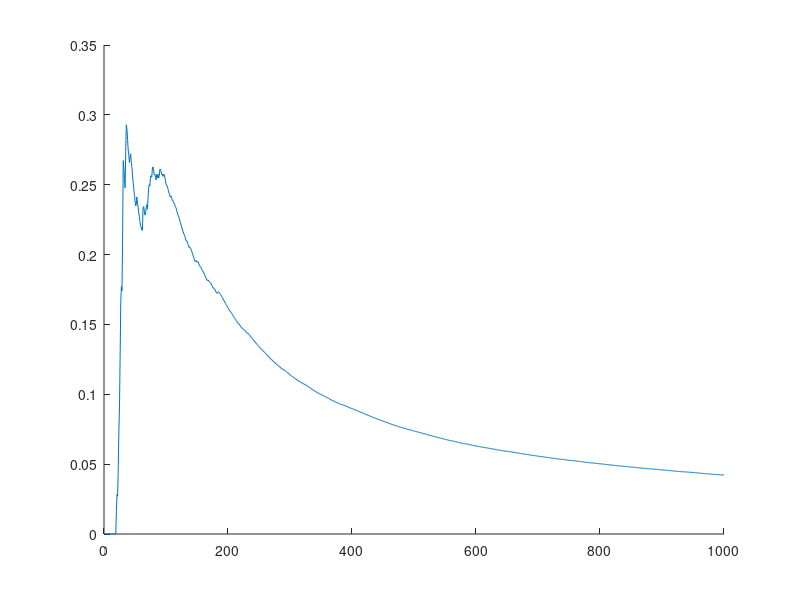

The MATLAB source for this figure: (Note: this script raises an error after producing the figure.)
%%copy and paster different sections as needed
snr = [-20:1:20];
##n = 7; k = 4;
%%section 1
##for p=1:length(snr)
##  msg = randi([0 1], 10000, 1);
##  msg_enc = encode(msg, n, k, 'cyclic/binary');
##  msg_tx = pskmod(msg_enc, 2);
##  msg_channel = awgn(msg_tx, snr(p));
##  msg_rx = pskdemod(msg_channel, 2);
##  msg_dec = decode(msg_rx, n, k, 'cyclic/binary');
##  [error, ratio_bit] = biterr(msg, msg_dec);
##  ber(p) = ratio_bit;
##end

%%section 2
##n=3; g1=5; g2=7;
##for p=1:length(snr)
##  t = poly2trellis(n, [g1 g2]);
##  msg = randi([0 1], 10000, 1);
##  msg_enc = convenc(msg, t);
##  msg_tx = pskmod(msg_enc, 2);
##  msg_channel = awgn(msg_tx, snr(p));
##  msg_rx = pskdemod(msg_channel, 2);
##  tblen = length(msg);
##  msg_dec = vitdec(msg_rx, t, tblen, 'trunk', 'hard');
##  [error ratio_bit] = biterr(msg, msg_dec);
##  ber(p) = ratio_bit
##end
##
##semilogy(snr, ber);

%% ADAPTIVE EQUALIZER
clear all;
close all;
mse=[];
N=1000;
sysorder=20;
x=randn(N,1);
b=fir1 (sysorder-1,0.5);
n=0.1*randn(N,1);
d=filter(b,1,x)-+n;
steps=[0.008,0.02,0.05];
for i=1:length(steps)
  temp=0;
  w=zeros(sysorder,1);
  for n=sysorder:N
    u=x(n:-1:n-sysorder+1);
    y(n)=w'*u;
    e(n)=d(n)-y(n);
    w=w+steps(i)*u*e(n);
    temp=temp+(e(n)^2);
    mse(i,n)=temp/n;
  end;
end;
plot(1:n,mse(1,:),-b,1:n,mse(2,:),'-m',1:n,mse(3,:),'-r');
axis([1 N -0.2 0.5]);
title(OUTPUT);
xlabel('NO of itertion');
ylabel('Mean square Error');
legend('stepsiz=0.008', 'step size=0.02','step size=0.05');
